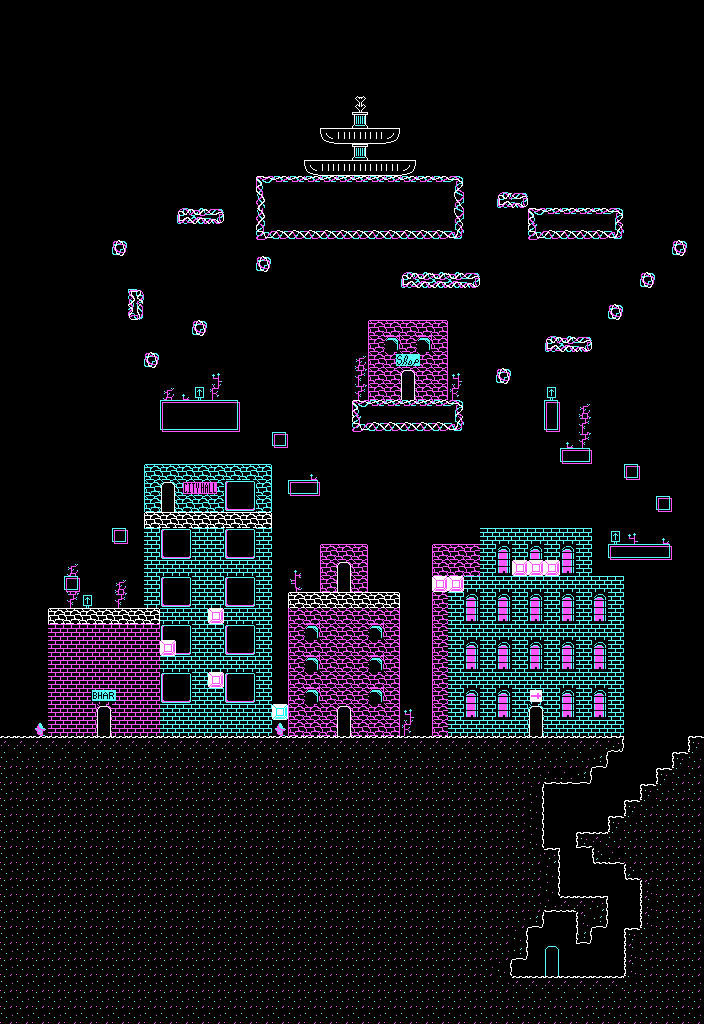

Below is a game level as drawn by its tile map, then a one-line description and the .tmx that defines it (tile-layer data replaced by summaries):
An orthogonal 44x64 tile map with 16x16 px tiles, 1 tile layer (Tile Layer 1).

<map version="1.2" tiledversion="1.3.4" orientation="orthogonal" renderorder="right-down" width="44" height="64" tilewidth="16" tileheight="16" infinite="0" backgroundcolor="#000000" nextlayerid="2" nextobjectid="1">
 <editorsettings>
  <export target="town.lua" format="lua" />
 </editorsettings>
 <tileset firstgid="1" source="tileset.tsx" />
 <layer id="1" name="Tile Layer 1" width="44" height="64">
  <data>[2816 cells, 1533 non-empty, 100 distinct tile ids]</data>
 </layer>
</map>
